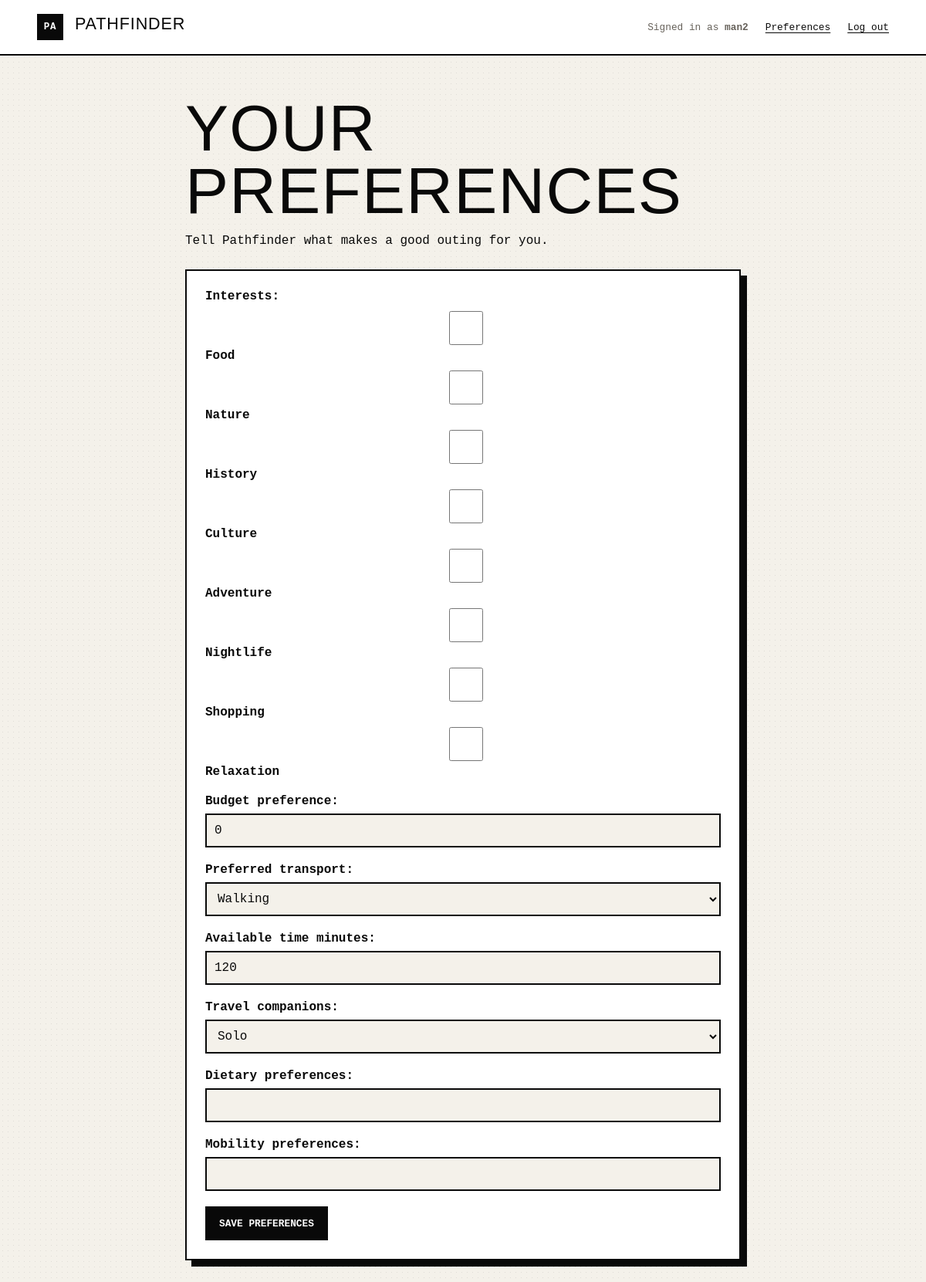
The app's page /profile/preferences/ (signed in) with its own data.
### core/models.py (models this page shows, shortened)
class UserPreference(models.Model):
	TRANSPORT_CHOICES = [
		('walking', 'Walking'),
		('public_transport', 'Public transport'),
		('driving', 'Driving'),
		('cycling', 'Cycling'),
	]
	COMPANION_CHOICES = [
		('solo', 'Solo'),
		('partner', 'Partner'),
		('friends', 'Friends'),
		('family', 'Family'),
	]
	user = models.OneToOneField(User, on_delete=models.CASCADE, related_name='preferences')
	interests = models.JSONField(default=list, blank=True)
	budget_preference = models.PositiveIntegerField(default=0)
	preferred_transport = models.CharField(max_length=30, choices=TRANSPORT_CHOICES, default='walking')
	available_time_minutes = models.PositiveIntegerField(default=120)
	travel_companions = models.CharField(max_length=20, choices=COMPANION_CHOICES, default='solo')
	dietary_preferences = models.CharField(max_length=120, blank=True)
	mobility_preferences = models.CharField(max_length=120, blank=True)
	updated_at = models.DateTimeField(auto_now=True)

### core/views.py (the view)
# urls.py: path('profile/preferences/', profile_preferences, name='profile-preferences'),
@login_required
def profile_preferences(request):
    preference, _ = UserPreference.objects.get_or_create(user=request.user)
    if request.method == 'POST':
        form = UserPreferenceForm(request.POST, instance=preference)
        if form.is_valid():
            form.save()
            return redirect('core:profile-preferences')
    else:
        form = UserPreferenceForm(instance=preference)
    return render(request, 'core/preferences.html', {'form': form})

### core/forms.py (shortened to what this page needs)
class UserPreferenceForm(forms.ModelForm):
    interests = forms.MultipleChoiceField(
        choices=INTEREST_CHOICES,
        widget=forms.CheckboxSelectMultiple,
        required=False,
    )
    class Meta:
        model = UserPreference
        fields = [
            'interests',
            'budget_preference',
            'preferred_transport',
            'available_time_minutes',
            'travel_companions',
            'dietary_preferences',
            'mobility_preferences',
        ]
        widgets = {
            'budget_preference': forms.NumberInput(attrs={'min': 0}),
            'available_time_minutes': forms.NumberInput(attrs={'min': 1}),
        }
    def __init__(self, *args, **kwargs):
        super().__init__(*args, **kwargs)
        if self.instance and self.instance.interests:
            self.initial['interests'] = self.instance.interests

### templates/core/preferences.html (shortened to what this page needs)
{% extends 'base.html' %}
{% block content %}
<main class="preferences-page">
  <h1>Your preferences</h1>
  <p>Tell Pathfinder what makes a good outing for you.</p>
  <form method="post">
    {% for field in form %}
      <div class="form-group">
        {{ field.label_tag }}
        {{ field }}
      </div>
    {% endfor %}
    <button type="submit">Save preferences</button>
  </form>
</main>
{% endblock %}

### templates/base.html (shortened to what this page needs)
<!DOCTYPE html>
<html lang="en">
  <head>
    {% load static %}
    <link rel="stylesheet" href="{% static 'css/style.css' %}">
  </head>
  <body>
    <header class="site-header">
      <a class="brand" href="{% url 'core:home' %}"><span>PA</span> Pathfinder</a>
      <nav aria-label="Primary navigation">
        {% if user.is_authenticated %}
          <span class="nav-user">Signed in as <strong>{{ user.username }}</strong></span>
          <a href="{% url 'core:profile-preferences' %}">Preferences</a>
          <a href="{% url 'accounts:logout' %}">Log out</a>
        {% else %}
          <a href="{% url 'accounts:register' %}">Register</a>
          <a class="nav-cta" href="{% url 'accounts:login' %}">Log in</a>
        {% endif %}
      </nav>
    </header>
    <div class="site-shell">
      {% block content %}{% endblock content %}
    </div>
</body>
</html>

### static/css/style.css (style rules this page uses)
:root { --paper: #f4f1ea; --ink: #090909; --signal: #ff302f; --muted: #66615a; --line: 2px solid var(--ink); font-family: "Courier New", Courier, monospace; }
* { box-sizing: border-box; }
body { margin: 0; color: var(--ink); background-color: var(--paper); background-image: radial-gradient(#00000016 0.7px, transparent 0.7px); background-size: 7px 7px; font-family: "Courier New", Courier, monospace; }
a { color: var(--ink); text-decoration: underline; text-underline-offset: 3px; }
.site-header { display: flex; align-items: center; justify-content: space-between; gap: 24px; padding: 18px 4vw; border-bottom: var(--line); background: #fff; }
.brand { font-family: Impact, Haettenschweiler, "Arial Narrow Bold", sans-serif; font-size: 1.35rem; letter-spacing: .04em; text-decoration: none; text-transform: uppercase; }
.brand span { display: inline-grid; place-items: center; width: 34px; height: 34px; margin-right: 8px; color: #fff; background: var(--ink); font: 700 .78rem "Courier New", monospace; }
.site-header nav { display: flex; align-items: center; gap: 22px; font-size: .8rem; }
.nav-user { color: var(--muted); }
.site-shell { width: min(1440px, 92vw); margin: 0 auto; padding: 54px 0 80px; }
h1, h2, h3 { font-family: Impact, Haettenschweiler, "Arial Narrow Bold", sans-serif; font-weight: 400; text-transform: uppercase; line-height: .96; }
h1 { max-width: 850px; margin: 0; font-size: clamp(3.5rem, 8vw, 8.8rem); letter-spacing: .015em; }
.form-group { margin: 0 0 20px; }
.form-group label { display: block; margin-bottom: 7px; font-weight: 700; }
input, select { width: 100%; min-height: 44px; padding: 10px; border: var(--line); border-radius: 0; color: var(--ink); background: var(--paper); font: inherit; }
button { min-height: 44px; padding: 10px 16px; border: var(--line); border-radius: 0; color: #fff; background: var(--ink); font: 700 .8rem "Courier New", monospace; cursor: pointer; text-transform: uppercase; }
.preferences-page, .auth-section { max-width: 720px; margin: 0 auto; }
.preferences-page h1, .auth-section h1 { font-size: clamp(3rem, 7vw, 6rem); }
.preferences-page form, .auth-section form { margin-top: 28px; border: var(--line); padding: 24px; background: #fff; box-shadow: 8px 8px 0 var(--ink); }

### records on screen
UserPreference: form "☐ ☐ ☐ ☐ ☐ ☐ ☐ ☐" "0" "Walking" "120" "Solo"

### other values on screen
{{ user.username }} "man2"
{{ field.label_tag }} "Interests:" "Budget preference:" "Preferred transport:" "Available time minutes:" "Travel companions:" "Dietary preferences:" "Mobility preferences:"
